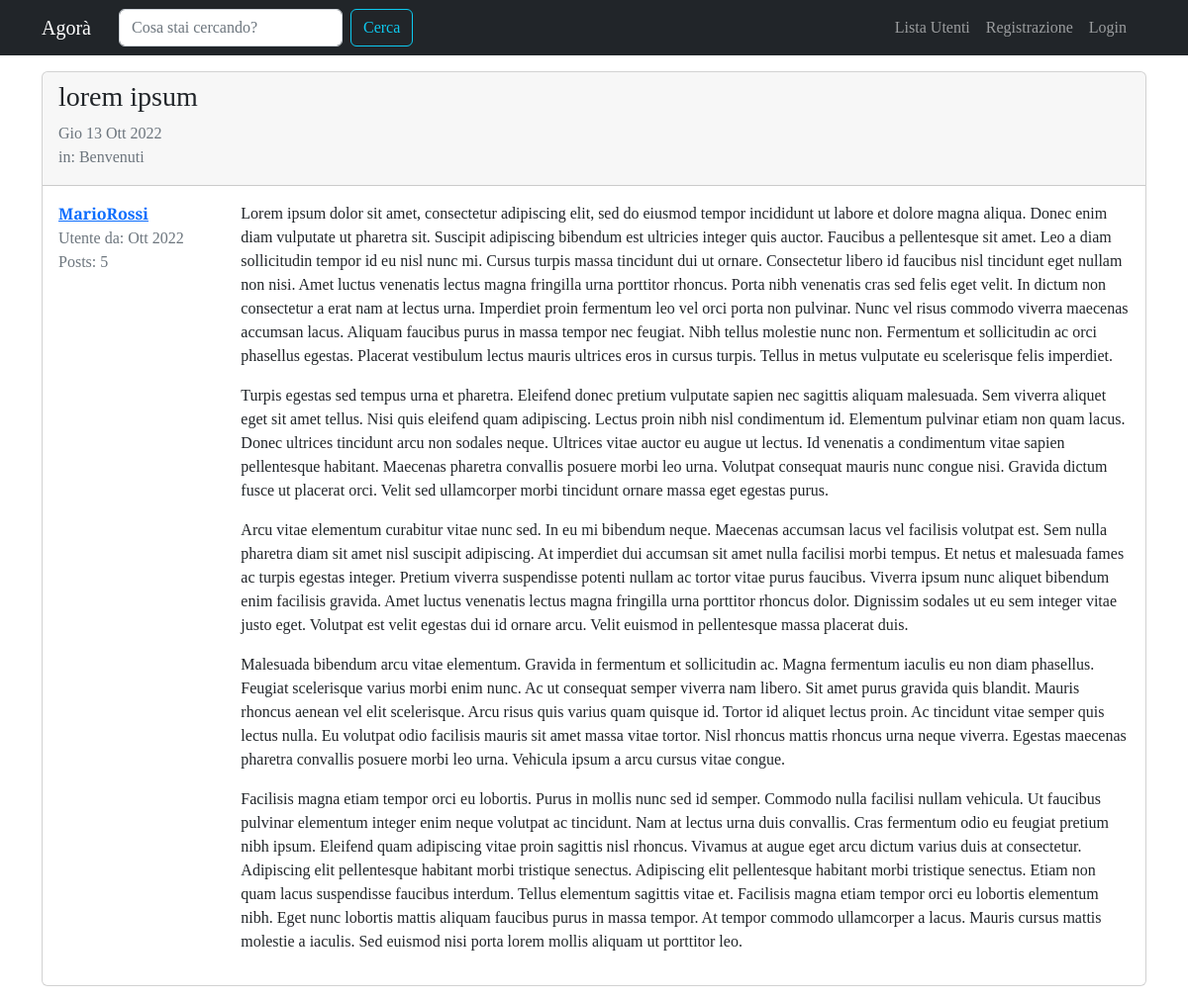
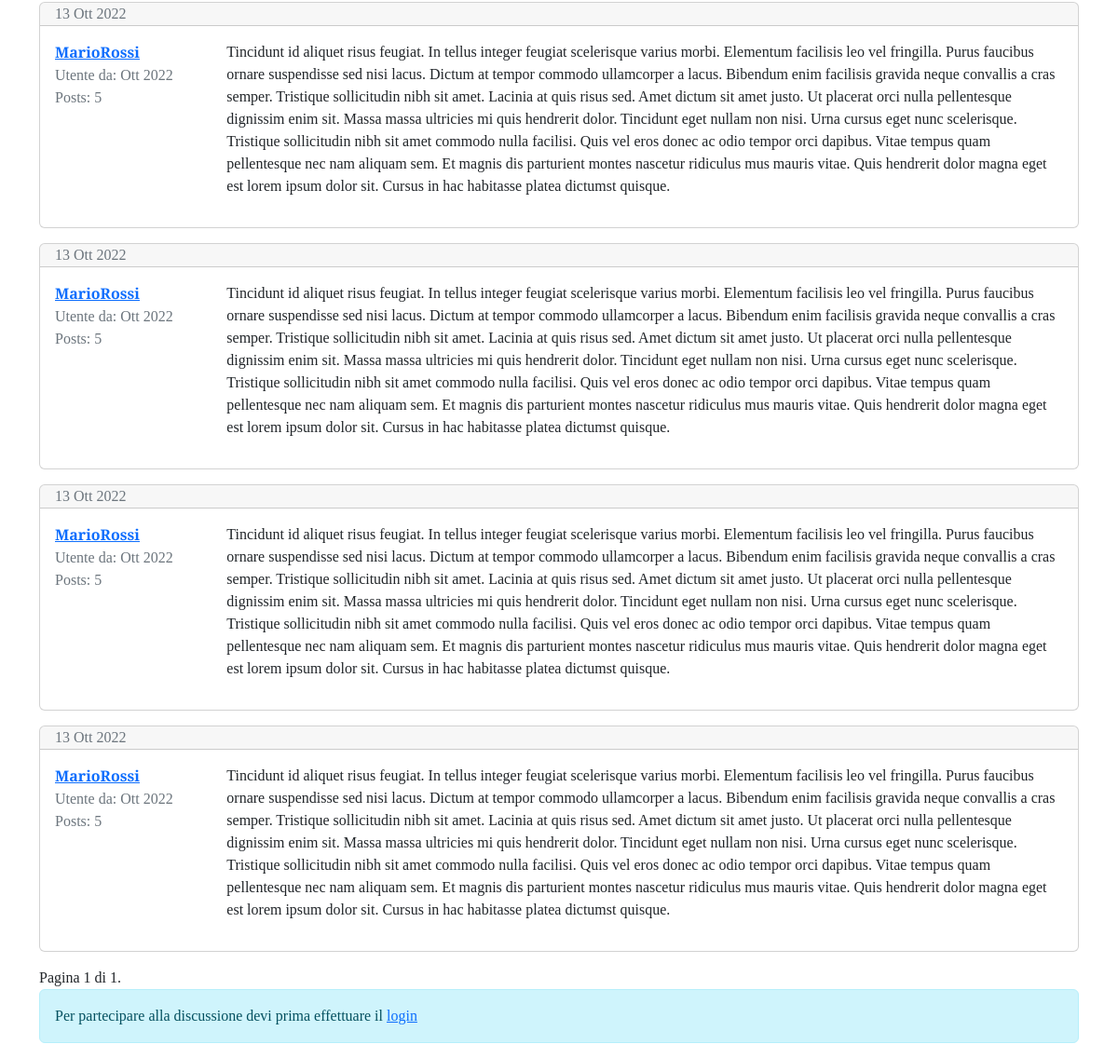
/forum/discussione/7/, run on the app's committed database (2 pictures, top to bottom).
### forum/models.py (models this page shows, shortened)
class Discussione(models.Model):
    objects = None
    titolo = models.CharField(max_length=120)
    data_creazione = models.DateTimeField(auto_now_add=True)
    autore_discussione = models.ForeignKey(
        User, on_delete=models.CASCADE, related_name="discussioni"
    )
    sezione_appartenenza = models.ForeignKey(Sezione, on_delete=models.CASCADE)
    class Meta:
        verbose_name = "Discussione"
        verbose_name_plural = "Discussioni"

class Post(models.Model):
    objects = None
    autore_post = models.ForeignKey(User, on_delete=models.CASCADE, related_name="posts")
    contenuto = models.TextField()
    data_creazione = models.DateTimeField(auto_now_add=True)
    discussione = models.ForeignKey(Discussione, on_delete=models.CASCADE)
    class Meta:
        verbose_name="Post"
        verbose_name_plural="Posts"

class Sezione(models.Model):
    nome_sezione = models.CharField(max_length=80)
    descrizione = models.CharField(max_length=150, blank=True, null=True)
    logo_sezione = models.ImageField(blank=True, null=True)
    class Meta:
        verbose_name = "Sezione"
        verbose_name_plural = "Sezioni"
    def __str__(self):
        return self.nome_sezione

### forum/views.py (the view)
# urls.py: path("discussione/<int:pk>/", views.visualizza_discussione, name="visualizza_discussione"),
def visualizza_discussione (request, pk):
    discussione = get_object_or_404(Discussione, pk=pk)
    posts_discussione = Post.objects.filter (discussione=discussione)
    paginator = Paginator(posts_discussione, 5)
    page = request.GET.get("pagina")
    posts = paginator.get_page(page)
    form_risposta = PostModelForm()
    context = {"discussione": discussione, "posts_discussione":posts, "form_risposta": form_risposta}
    return render(request,"forum/singola_discussione.html", context)

### forum/forms.py
class PostModelForm (forms.ModelForm):
    class Meta:
        model = Post
        fields = ['contenuto']

### forum/templates/forum/singola_discussione.html (shortened to what this page needs)
{% extends 'base.html' %}
{% load crispy_forms_tags %}
{% block content %}
    {% for post in posts_discussione %}
    <div class="card my-3">
        {% if forloop.first and not "pagina" in request.get_full_path %}
            <div class="card-header pb-0">
                <h3>{{ discussione.titolo }}</h3>
                <p class="text-muted">{{ discussione.data_creazione|date:"D d M Y" }}
                <br>in: {{ discussione.sezione_appartenenza }}</p>
            </div>
        {% else %}
            <div class="card-header py-0">
                <p class="text-muted mb-0">
                    {{ post.data_creazione|date:"d M Y" }}
                </p>
            </div>
        {% endif %}
        <div class="card-body">
            <div class="row">
                <div class="col-xl-2 col-4">
                    <p class="mb-0"><a href="{% url 'user_profile' username=post.autore_post.username %}"><strong>{{ post.autore_post }}</strong></a></p>
                    <p class="text-muted mb-0">Utente da: {{ post.autore_post.date_joined|date:"M Y" }}</p>
                    <p class="text-muted" >Posts: {{ post.autore_post.posts.count }}</p>
                </div>
                <div class="col-xl-10 col-8">
                    <p class="my-0">{{ post.contenuto|linebreaks }}</p>
                </div>
            </div>
        </div>
    </div>
    {% endfor %}
    <div class="text-right">
        <span class="step-links">
            <span class="current">
                Pagina {{ posts_discussione.number }} di {{ posts_discussione.paginator.num_pages }}.
            </span>
        </span>
    </div>
    {% if request.user.is_authenticated %}
        {% include 'forum/form_risposta.html' %}
    {% else %}
        <div class="alert alert-info" role="alert">
            Per partecipare alla discussione devi prima effettuare il <a href="{% url 'login' %}?next={{ request.get_full_path }}">login</a>
        </div>
    {% endif %}
{% endblock content %}

### static-storage/css/agora.css (style rules this page uses)
body { font-family: 'Slabo 27px', serif !important; }
a, a:hover { color: #17a2b8; }

### data on the page
Post: autore_post "MarioRossi", autore_post.date_joined "Ott 2022", autore_post.posts.count "5", contenuto "Lorem ipsum dolor sit amet, consectetur adipiscing elit, sed do eiusmod tempor incididunt ut labore et dolore magna aliqua. Donec enim diam vulputate ut pharetra sit. Suscipit adipiscing bibendum est ultricies integer quis auctor. Faucibus a pellentesque sit amet. Leo a diam sollicitudin tempor id eu nisl nunc mi. Cursus turpis massa tincidunt dui ut ornare. Consectetur libero id faucibus nisl tincidunt eget nullam non nisi. Amet luctus venenatis lectus magna fringilla urna porttitor rhoncus. Porta nibh venenatis cras sed felis eget velit. In dictum non consectetur a erat nam at lectus urna. Imperdiet proin fermentum leo vel orci porta non pulvinar. Nunc vel risus commodo viverra maecenas…"
Discussione: titolo "lorem ipsum", data_creazione "Gio 13 Ott 2022", sezione_appartenenza "Benvenuti"
Post: data_creazione "13 Ott 2022", autore_post "MarioRossi", autore_post.date_joined "Ott 2022", autore_post.posts.count "5", contenuto "Tincidunt id aliquet risus feugiat. In tellus integer feugiat scelerisque varius morbi. Elementum facilisis leo vel fringilla. Purus faucibus ornare suspendisse sed nisi lacus. Dictum at tempor commodo ullamcorper a lacus. Bibendum enim facilisis gravida neque convallis a cras semper. Tristique sollicitudin nibh sit amet. Lacinia at quis risus sed. Amet dictum sit amet justo. Ut placerat orci nulla pellentesque dignissim enim sit. Massa massa ultricies mi quis hendrerit dolor. Tincidunt eget nullam non nisi. Urna cursus eget nunc scelerisque. Tristique sollicitudin nibh sit amet commodo nulla facilisi. Quis vel eros donec ac odio tempor orci dapibus. Vitae tempus quam pellentesque nec nam…"
Post: data_creazione "13 Ott 2022", autore_post "MarioRossi", autore_post.date_joined "Ott 2022", autore_post.posts.count "5", contenuto "Tincidunt id aliquet risus feugiat. In tellus integer feugiat scelerisque varius morbi. Elementum facilisis leo vel fringilla. Purus faucibus ornare suspendisse sed nisi lacus. Dictum at tempor commodo ullamcorper a lacus. Bibendum enim facilisis gravida neque convallis a cras semper. Tristique sollicitudin nibh sit amet. Lacinia at quis risus sed. Amet dictum sit amet justo. Ut placerat orci nulla pellentesque dignissim enim sit. Massa massa ultricies mi quis hendrerit dolor. Tincidunt eget nullam non nisi. Urna cursus eget nunc scelerisque. Tristique sollicitudin nibh sit amet commodo nulla facilisi. Quis vel eros donec ac odio tempor orci dapibus. Vitae tempus quam pellentesque nec nam…"
Post: data_creazione "13 Ott 2022", autore_post "MarioRossi", autore_post.date_joined "Ott 2022", autore_post.posts.count "5", contenuto "Tincidunt id aliquet risus feugiat. In tellus integer feugiat scelerisque varius morbi. Elementum facilisis leo vel fringilla. Purus faucibus ornare suspendisse sed nisi lacus. Dictum at tempor commodo ullamcorper a lacus. Bibendum enim facilisis gravida neque convallis a cras semper. Tristique sollicitudin nibh sit amet. Lacinia at quis risus sed. Amet dictum sit amet justo. Ut placerat orci nulla pellentesque dignissim enim sit. Massa massa ultricies mi quis hendrerit dolor. Tincidunt eget nullam non nisi. Urna cursus eget nunc scelerisque. Tristique sollicitudin nibh sit amet commodo nulla facilisi. Quis vel eros donec ac odio tempor orci dapibus. Vitae tempus quam pellentesque nec nam…"
Post: data_creazione "13 Ott 2022", autore_post "MarioRossi", autore_post.date_joined "Ott 2022", autore_post.posts.count "5", contenuto "Tincidunt id aliquet risus feugiat. In tellus integer feugiat scelerisque varius morbi. Elementum facilisis leo vel fringilla. Purus faucibus ornare suspendisse sed nisi lacus. Dictum at tempor commodo ullamcorper a lacus. Bibendum enim facilisis gravida neque convallis a cras semper. Tristique sollicitudin nibh sit amet. Lacinia at quis risus sed. Amet dictum sit amet justo. Ut placerat orci nulla pellentesque dignissim enim sit. Massa massa ultricies mi quis hendrerit dolor. Tincidunt eget nullam non nisi. Urna cursus eget nunc scelerisque. Tristique sollicitudin nibh sit amet commodo nulla facilisi. Quis vel eros donec ac odio tempor orci dapibus. Vitae tempus quam pellentesque nec nam…"

### other printed values
{{ posts_discussione.number }} "1"
{{ posts_discussione.paginator.num_pages }} "1"
